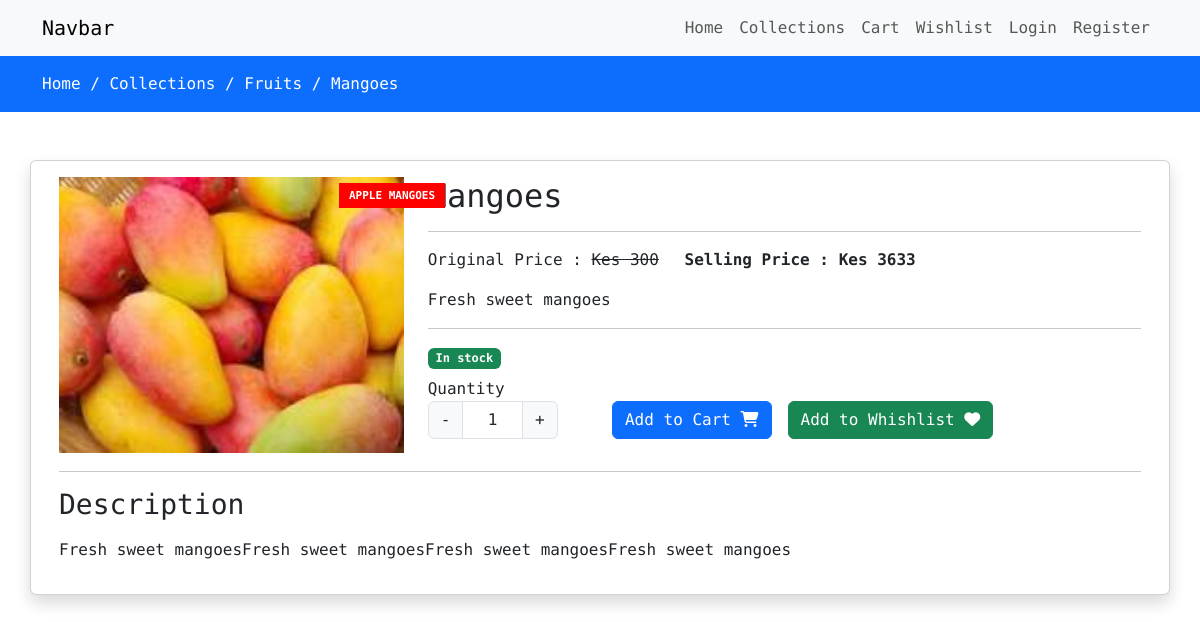
Page /collections/fruits/Mangoes on the committed database.
### store/models.py (models this page shows, shortened)
class Product(models.Model):
    category = models.ForeignKey(Category, on_delete=models.CASCADE)
    slug = models.CharField(max_length=150, null=False, blank=False)
    name = models.CharField(max_length=150, null=False, blank=False)
    product_image = models.ImageField(upload_to=get_file_path, null=True, blank= True  )
    small_description = models.CharField(max_length=150, null=False, blank=False)
    quantity = models.IntegerField(null=False,blank=False)
    description = models.TextField(max_length=500, null=False, blank=False)
    original_price= models.FloatField(null=False, blank=False)
    selling_price= models.FloatField(null=False, blank=False)
    status = models.BooleanField(default=False, help_text="0=default, 1=hidden")
    trending = models.BooleanField(default=False, help_text="0=default, 1=trending")
    tag=models.CharField(max_length=150, null=False, blank=False)
    meta_title = models.CharField(max_length=150, null=False, blank=False)
    meta_keyword = models.CharField(max_length=150, null=False, blank=False)
    meta_description = models.TextField(max_length=500, null=False, blank=False)
    created_at = models.DateTimeField(auto_now=True)

class Category(models.Model):
    slug = models.CharField(max_length=150, null=False, blank=False)
    name = models.CharField(max_length=150, null=False, blank=False)
    image = models.ImageField(upload_to=get_file_path, null=True, blank= True  )
    description = models.TextField(max_length=500, null=False, blank=False)
    status = models.BooleanField(default=False, help_text="0=default, 1=hidden")
    trending = models.BooleanField(default=False, help_text="0=default, 1=trending")
    meta_title = models.CharField(max_length=150, null=False, blank=False)
    meta_keyword = models.CharField(max_length=150, null=False, blank=False)
    meta_description = models.TextField(max_length=500, null=False, blank=False)
    created_at = models.DateTimeField(auto_now=True)

### store/views.py (the view)
# urls.py: path('collections/<str:cate_slug>/<str:prod_slug>', views.productview, name="productview"),
def productview(request, cate_slug, prod_slug):
    if(Category.objects.filter(slug=cate_slug, status=0)):
        if(Product.objects.filter(slug=prod_slug, status=0)):
            products=Product.objects.filter(slug=prod_slug, status=0).first()
            context = {'products': products}
        else:
            messages.error(request, "no such product found")
            return redirect('collections')
    else:
        messages.error(request, "no such category found")
        return redirect('collections')
    return render(request,'store/products/view.html', context)

### store/templates/store/products/view.html (shortened to what this page needs)
{% extends "store/layouts/main.html" %}
{%block content%}
<div class="py-3 bg-primary">
    <div class="container">
        <a class="text-white" href="{%url 'home'%}">Home /</a>
        <a class="text-white" href="{%url 'collections'%}">Collections /</a>
        <a class="text-white" href="{%url 'collectionsview' products.category.slug %}">{{products.category.name}} /</a>
        <a class="text-white" href="{%url 'productview' products.category.slug products.slug %}">{{products.name}}</a>
    </div>
</div>
<div class="py-5">
    <div class="container">
        <div class="row">
        <div class="col-md-12">
            <div class="row">
            <div class="card shadow product_data">
                <div class="card-body">
                    <div class="row">
                        <div class="col-md-4">
                            {%if products.tag %}
                            <label class="product-viewtag">{{products.tag}}</label>
                            {% endif%}
                            <img src="{{products.product_image.url}}" class="w-100" alt="image">
                        </div>
                        <div class="col-md-8">
                            <h2 class="mb-0">
                                {{products.name}}
                            </h2>
                            <hr>
                            <label class="me-3">Original Price : <s> Kes {{products.original_price | stringformat:'d'}} </s></label>
                            <label class="fw-bold">Selling Price : Kes {{products.selling_price | stringformat:'d'}} </label>
                            <p class="mt-3">
                                {{products.small_description}}
                            </p>
                            <hr>
                            {%if products.quantity > 0 %}
                                <label class="badge bg-success"> In stock </label>
                            {% else %}
                                <label class="badge bg-danger"> Out of stock</label>
                            {% endif%}
                            <div class="row mt-2">
                                <div class="col-md-3">
                                    <label for="Quantity"> Quantity </label>
                                    <div class="input-group text-center mb-3" style="width: 130px;">
                                        <button class="input-group-text decrement-btn"> - </button>
                                        <input type="text" name="quantity" class="form-control qty-input text-center" value="1">
                                        <button class="input-group-text increment-btn"> + </button>
                                    </div>
                                </div>
                                    <div class="col-md-9">
                                        <br/>
                                        {%if products.quantity > 0 %}
                                            <button type="button" class="btn btn-primary me-3 float-start addToCartBtn"> Add to Cart <i class="fa fa-shopping-cart"></i></button>
                                        {%endif%}
                                            <button type="button" class="btn btn-success addToWishlist me-3 float-start"> Add to Whishlist <i class="fa fa-heart"></i> </button>
                                    </div>
                            </div>
                        </div>
                    </div>
                    <div class="col-md-12">
                    <hr>
                    <h3>Description</h3>
                    <p class="mt-3">
                        {{products.description}}
                    </p>
                    </div>
                </div>
            </div>
            </div>
        </div>
    </div>
</div>
 {%endblock content%}

### store/templates/store/layouts/main.html (style rules this page uses)
* { font-family: "Roboto Mono", monospace; font-optical-sizing: auto; font-weight: <weight>; font-style: normal; }
a { text-decoration: none; }
.product-viewtag { background-color: red; color:#fff; font-size: 11px; line-height: 1; position: absolute; text-align: center; text-transform: uppercase; top: 22px; margin-left: 17.5rem; padding: 7px 10px; font-weight: 600; min-width: 45px; }

### rows in the picture
Product: category.name "Fruits", name "Mangoes", tag "APPLE MANGOES", product_image (picture), original_price "300", selling_price "3633", small_description "Fresh sweet mangoes", description "Fresh sweet mangoesFresh sweet mangoesFresh sweet mangoesFresh sweet mangoes"
